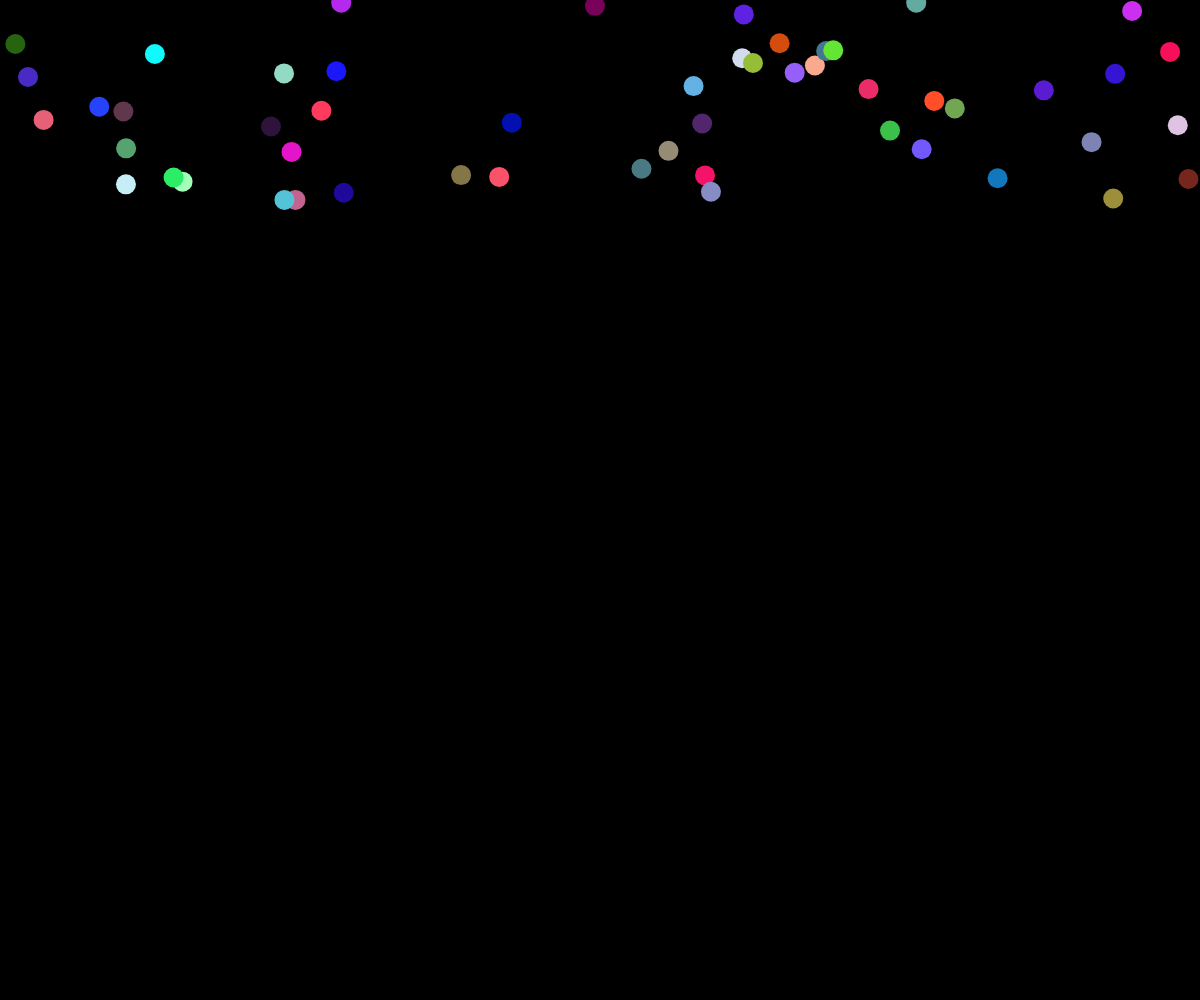
Frame 1 (no input)
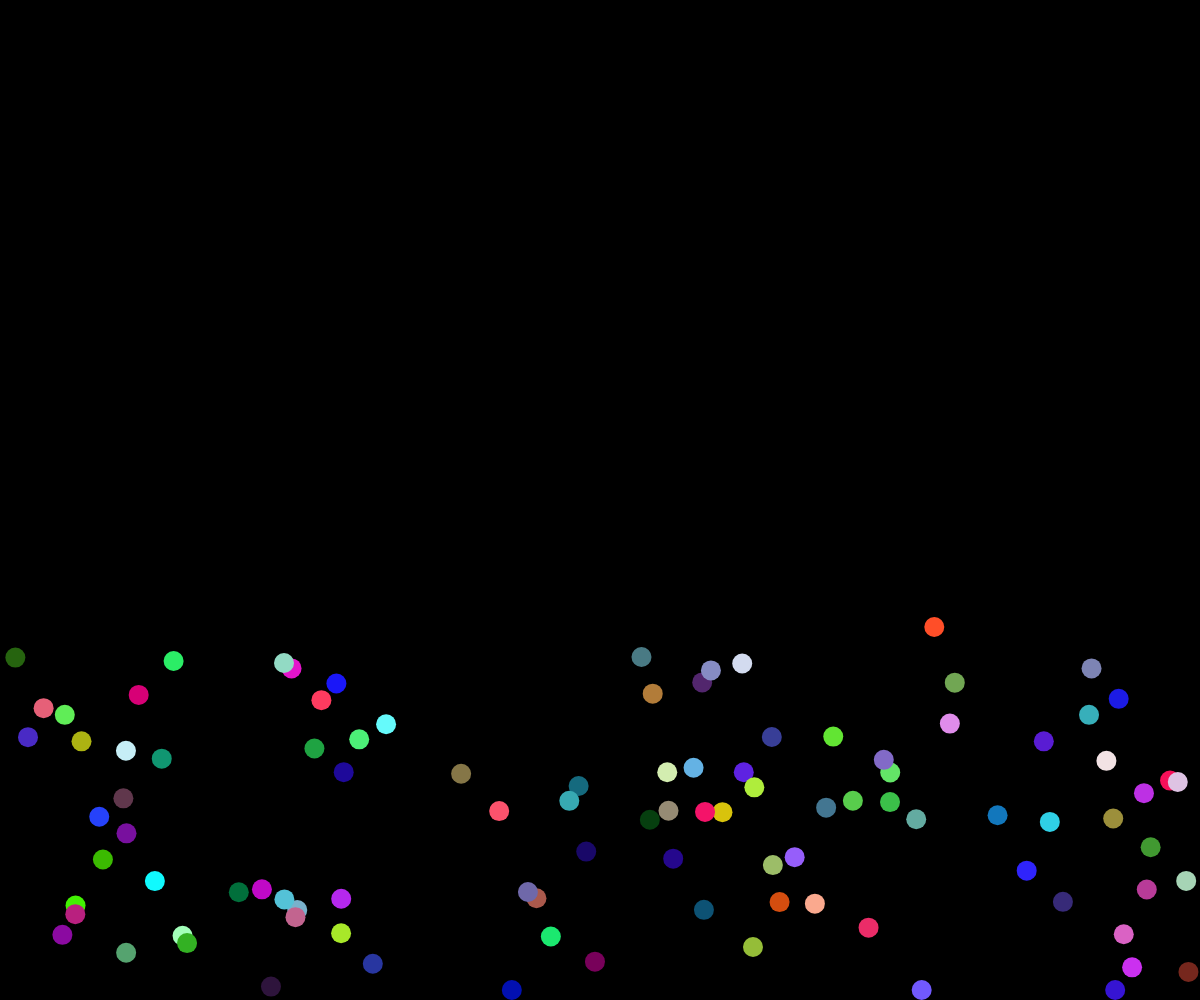
Frame 60 (no input)
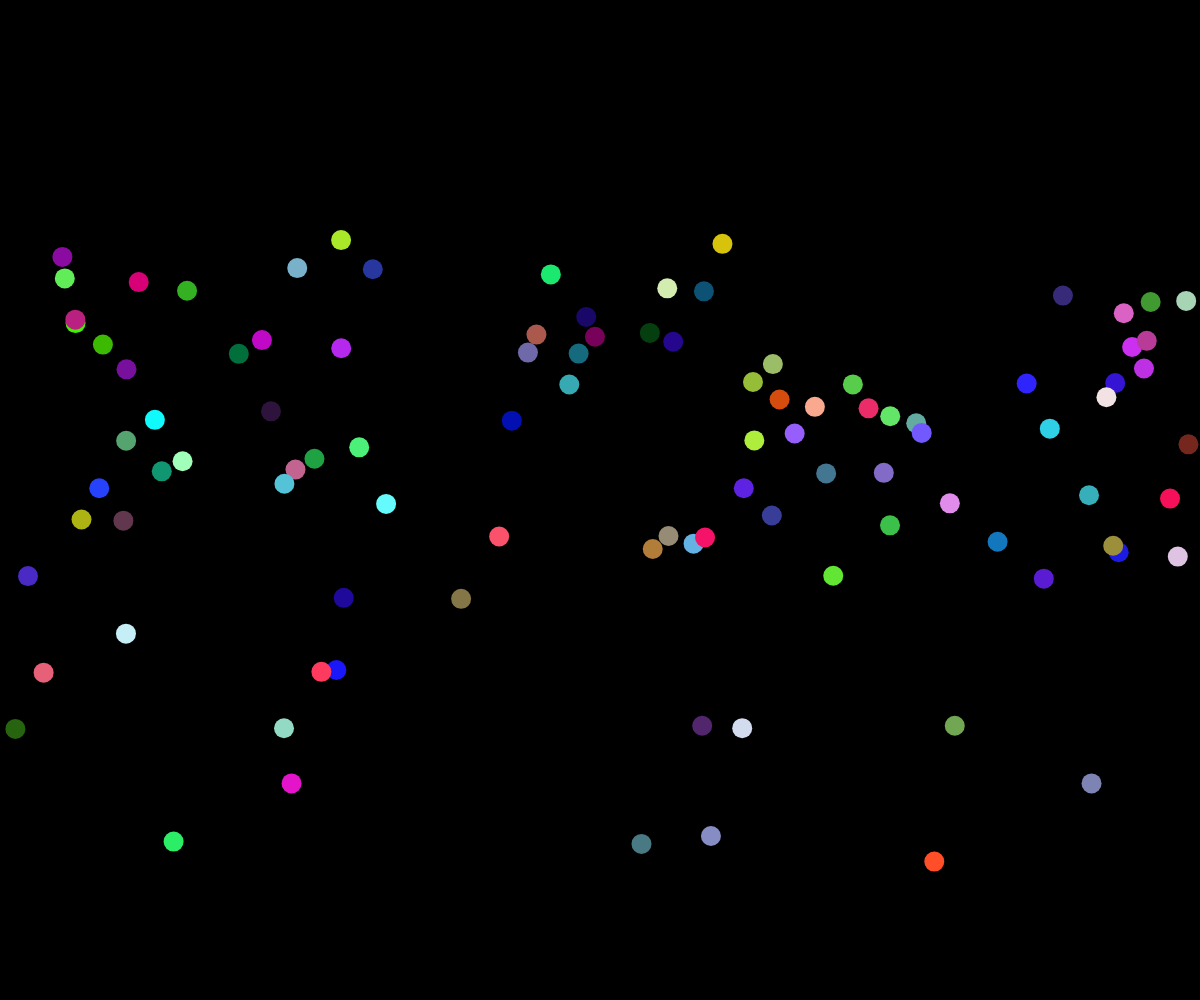
Frame 120 (the mouse pressed at the canvas centre since frame 60)

The p5.js sketch that drew these frames (run headless with seeded random() and noise() and a simulated clock; from frame 60 on, the mouse is pressed at the canvas centre):

// p5.js sketch
// ── sketch.js
let y = 100;
let speed = 5;
let size = 20;
let balls = [];
let numBalls = 100;

function setup() {
    createCanvas(window.innerWidth, window.innerHeight);

    for (let i = 0; i < numBalls; i++) {
        ball = new Ball(
            random(size / 2, width - (size / 2)),  // x
            random(-200, 200),  // y
            size, // size
            speed,  // speed
            random(0.3, 0.7), // grav
            color(random(0, 255), random(0, 255), random(0, 255)) // color
        );

        balls.push(ball);
    }
}

function draw() {
    background('black');
    for (const ball of balls) {
        ball.update(); // Calculations
        ball.draw(); // Drawing
    }
}

class Ball {
    constructor(x, y, size, speed, grav, color) {
        this.x = x;
        this.y = y;
        this.size = size;
        this.speed = speed;
        this.grav = grav;
        this.color = color;
    }

    update() {
        if (this.y + (this.size / 2) >= height) { // Hits the ground
            this.speed = -this.speed;
            this.speed = this.speed * 0.8;
        }

        this.speed = this.speed + this.grav;
        this.y = this.y + this.speed;
        this.y = min(this.y, height - (this.size / 2));
    }

    draw() {
        fill(this.color);
        noStroke();
        circle(this.x, this.y, this.size);
    }
}
